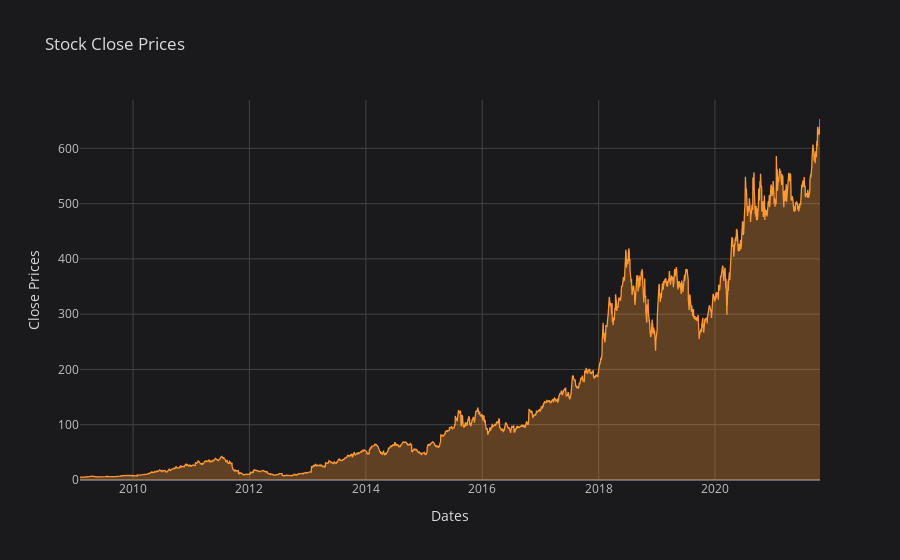

This figure's notebook cell:
### Markdown cell above
## Data Visualization

### Code cell
nflx_close.iplot(title='Stock Close Prices', fill = True, xTitle='Dates',yTitle='Close Prices', theme='space')

### Figure 1 — Plotly figure (JSON) as saved in the notebook; plotly's stock layout.template omitted (floating-point values rounded to 4 significant figures; data arrays with more than 128 entries replaced by an {"elided": "..."} marker saying what was removed)
{"data": [{"fill": "tozeroy", "fillcolor": "rgba(255, 153, 51, 0.3)", "line": {"color": "rgba(255, 153, 51, 1.0)", "dash": "solid", "shape": "linear", "width": 1.3}, "mode": "lines", "name": "Close", "text": "", "type": "scatter", "x": {"elided": "3204 str values"}, "y": {"elided": "3204 float values"}}], "layout": {"legend": {"bgcolor": "#1A1A1C", "font": {"color": "#D9D9D9"}}, "paper_bgcolor": "#1A1A1C", "plot_bgcolor": "#1A1A1C", "title": {"font": {"color": "#D9D9D9"}, "text": "Stock Close Prices"}, "xaxis": {"gridcolor": "#434343", "showgrid": true, "tickfont": {"color": "#C2C2C2"}, "title": {"font": {"color": "#D9D9D9"}, "text": "Dates"}, "zerolinecolor": "#666570"}, "yaxis": {"gridcolor": "#434343", "showgrid": true, "tickfont": {"color": "#C2C2C2"}, "title": {"font": {"color": "#D9D9D9"}, "text": "Close Prices"}, "zerolinecolor": "#666570"}}}
